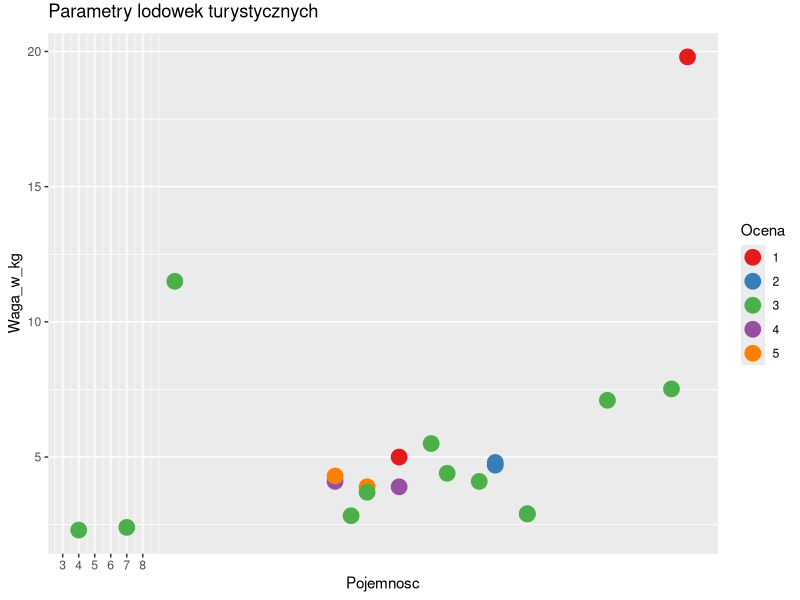

Write R code to recreate this figure.
#install.packages("ggplot2")
library("ggplot2")

df <- as.data.frame(matrix(c(30, 29, 24, 27, 26, 22, 37, 22, 42, 10, 7, 41, 21, 20, 30, 32, 24, 20, 4, 32,
                             4.8, 4.1, 3.9, 4.4, 5.5, 3.9, 7.1, 3.7, 19.8, 11.5, 2.4, 7.52, 2.83, 4.1, 4.7, 2.9, 5, 4.3, 2.3, 2.9,
                             18, 17, 17, 14, 16, 14, 17, 17, 14, 20, 20, 18, 18, 20, 18, 15, 15, 20, 19, 15,
                             269, 379, 349, 299, 299, 160, 499, 259, 2699, 419, 269, 489, 189, 369, 319, 399, 200, 269, 159, 419), 20, 4))
labels <- c("1", "2", "3", "4", "5")
result <- c(2, 3, 4, 3, 3, 5, 3, 3, 1, 3, 3, 3, 3, 4, 2, 3, 1, 5, 3, 3)
factors <- factor(result, labels)
df <- cbind(df, factors)
colnames(df) <- c("Pojemnosc", "Waga_w_kg", "Utrzymywanie_temperatury_do_st_c", "Cena", "Ocena")

scatterplot <- ggplot(data=df, aes(x = Pojemnosc, y = Waga_w_kg, col = Ocena)) + geom_point()
scatterplot <- scatterplot + geom_point(size = 5) + xlab("Pojemnosc")+ylab("Waga_w_kg") + labs(colour = "Ocena") + ggtitle("Parametry lodowek turystycznych")
scatterplot <- scatterplot + scale_colour_brewer(palette = "Set1") + theme(plot.title = element_text(vjust =+ 2)) + scale_x_continuous(breaks = 1:8)
scatterplot
